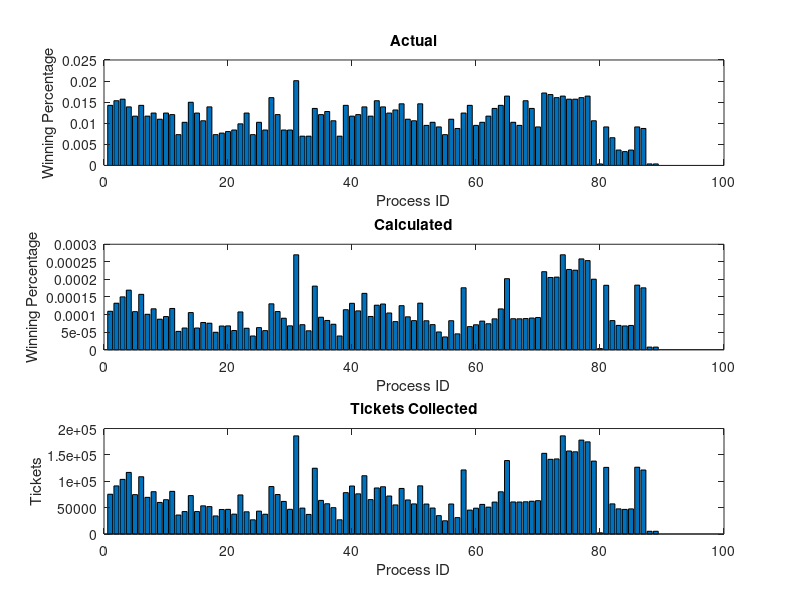

Reproduce this figure in MATLAB.
clear all
close all
clc

data = csvread('sampledata.csv');

count = 1;
total = length(data);
totalTickets = 0;
for i = 1:total
    totalTickets = totalTickets + data(i,6);
    if count == 1
        lotto(count).thread_id = data(i,1);
        lotto(count).count = 0;
        lotto(count).collected = 0;
        lotto(count).percentage = 0;
        count = count + 1;
        continue;
    end
    
    flag = 0;
    for ii = 1 : count-1
        if lotto(ii).thread_id == data(i,1)
            flag = 1;
        end
    end
    
    if flag == 0
        lotto(count).thread_id = data(i,1);
        lotto(count).count = 0;
        lotto(count).collected = 0;
        lotto(count).percentage = 0;
        count = count + 1;
    end
end

%check all transactions see if they equal to thread id total collected
%tickets over
 for ii = 1:(length(data))
     for i = 1:(length(lotto))
        if lotto(i).thread_id == data(ii,1)
            lotto(i).collected = lotto(i).collected + data(ii,2);
            lotto(i).count = lotto(i).count + 1;
            lotto(i).percentage = lotto(i).percentage + data(ii,2)/data(ii,6);
        end
    end
 end

%Create arrays for bar graphs
for i = 1:(length(lotto))
    actual(i) = lotto(i).count/length(data);
    percentages(i) = lotto(i).collected/totalTickets;
    tickets(i) = lotto(i).collected;
end


subplot(311);
bar(actual)
title('Actual');
ylabel('Winning Percentage');
xlabel('Process ID');
subplot(312);
bar(percentages)
title('Calculated');
xlabel('Process ID');
ylabel('Winning Percentage');
subplot(313);
bar(tickets)
title('Tickets Collected');
xlabel('Process ID');
ylabel('Tickets');





 
